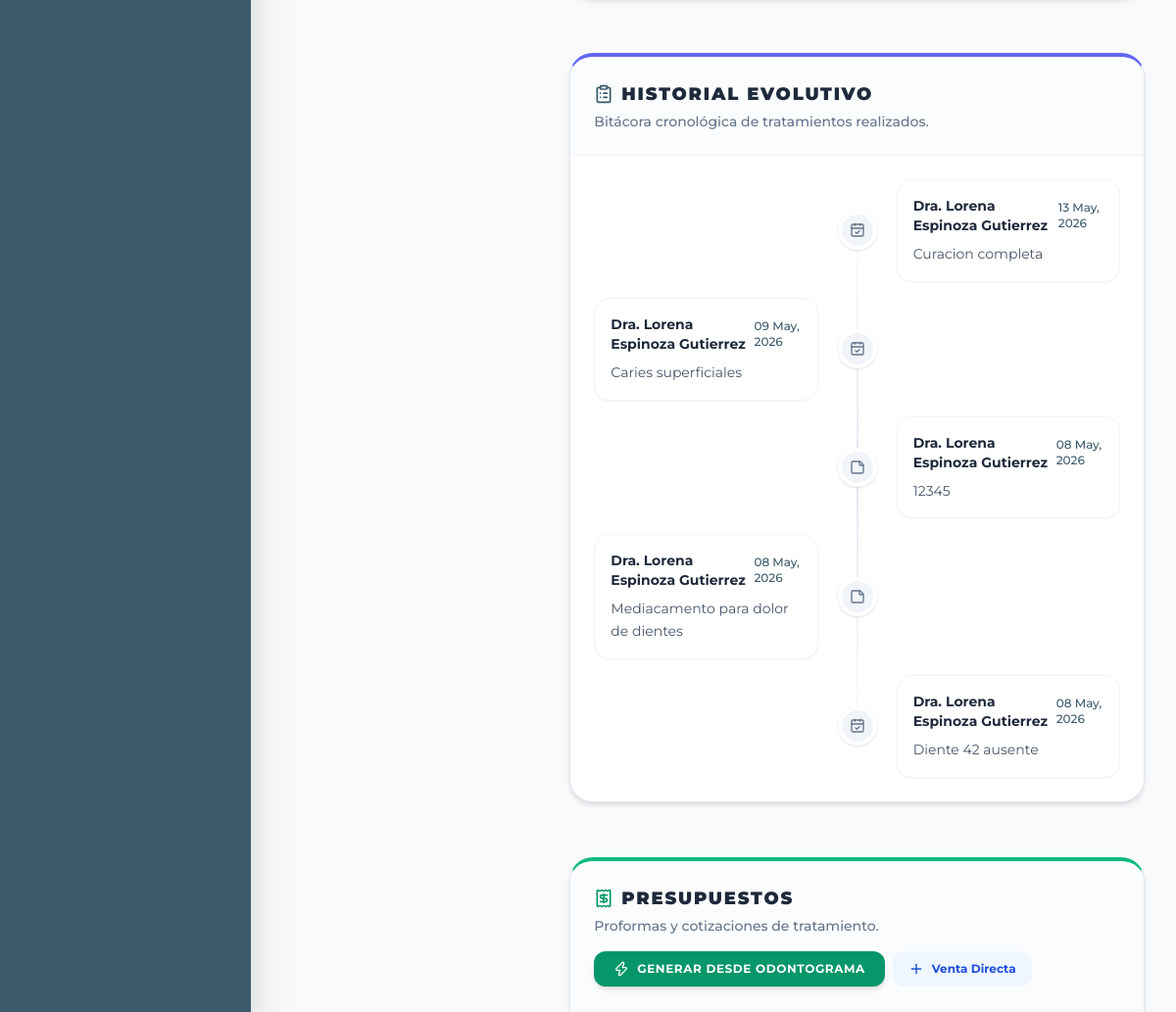
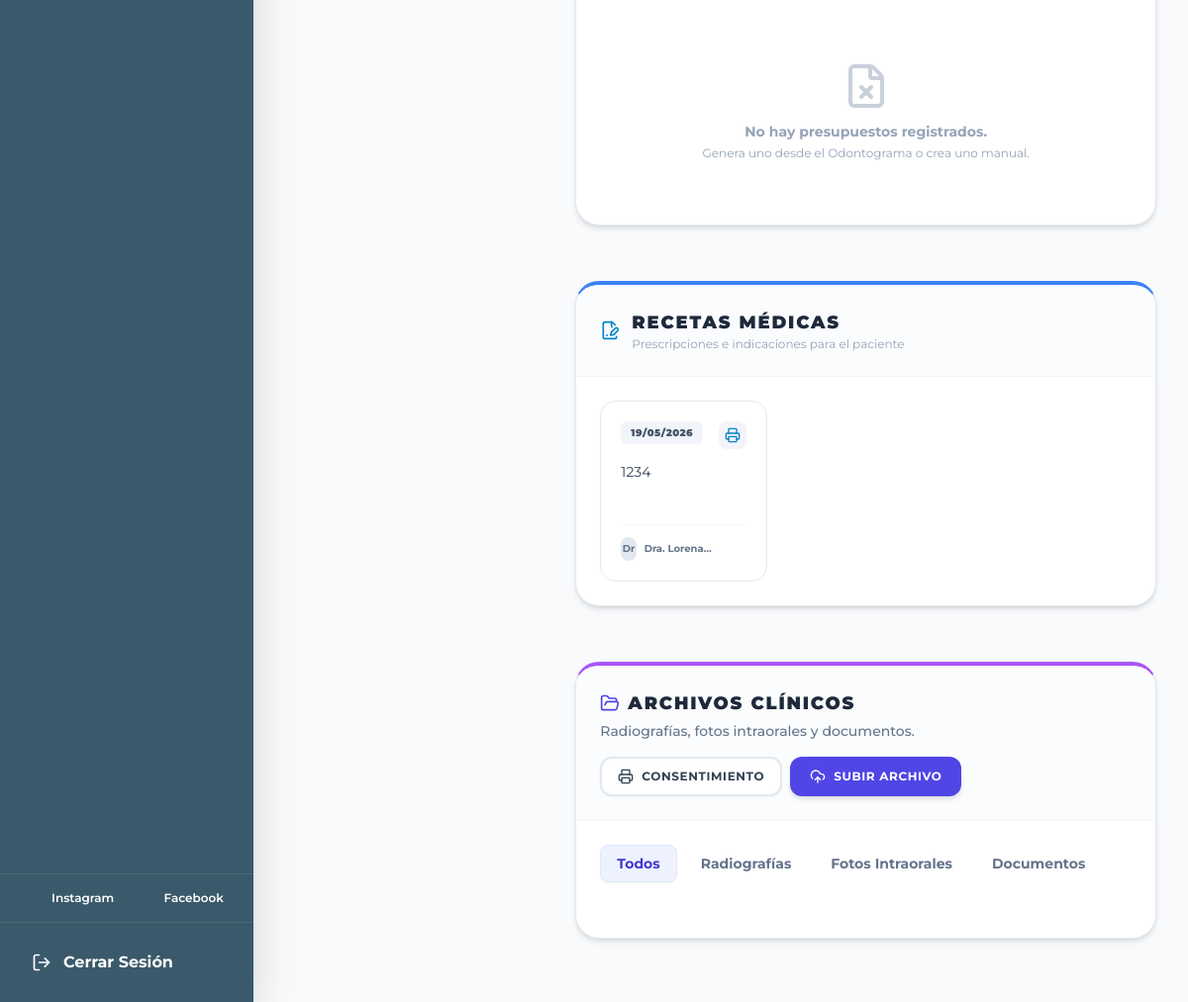
Before: /paciente_detalle.php?id=1 (signed in, lower part) with the older database file (2 pictures, top to bottom).
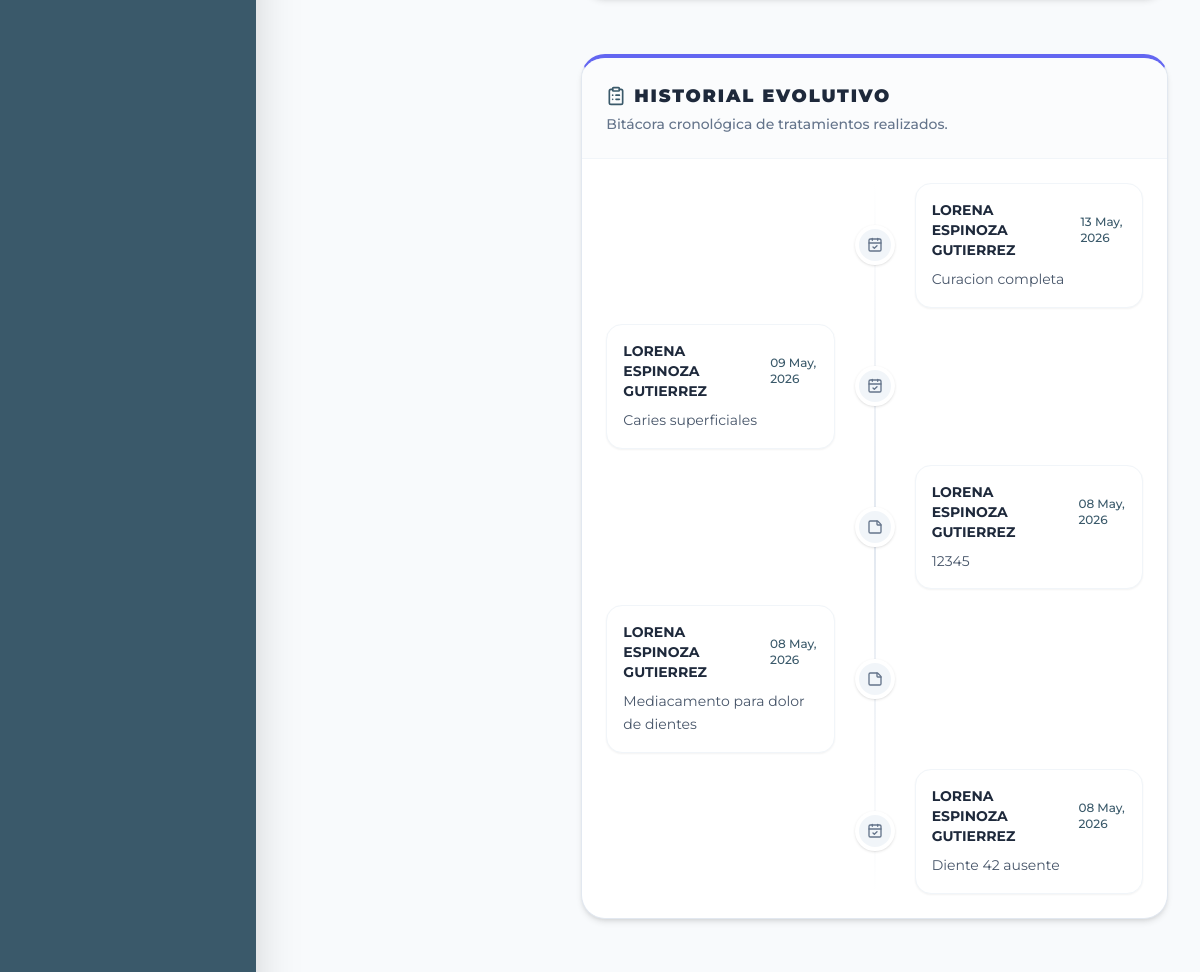
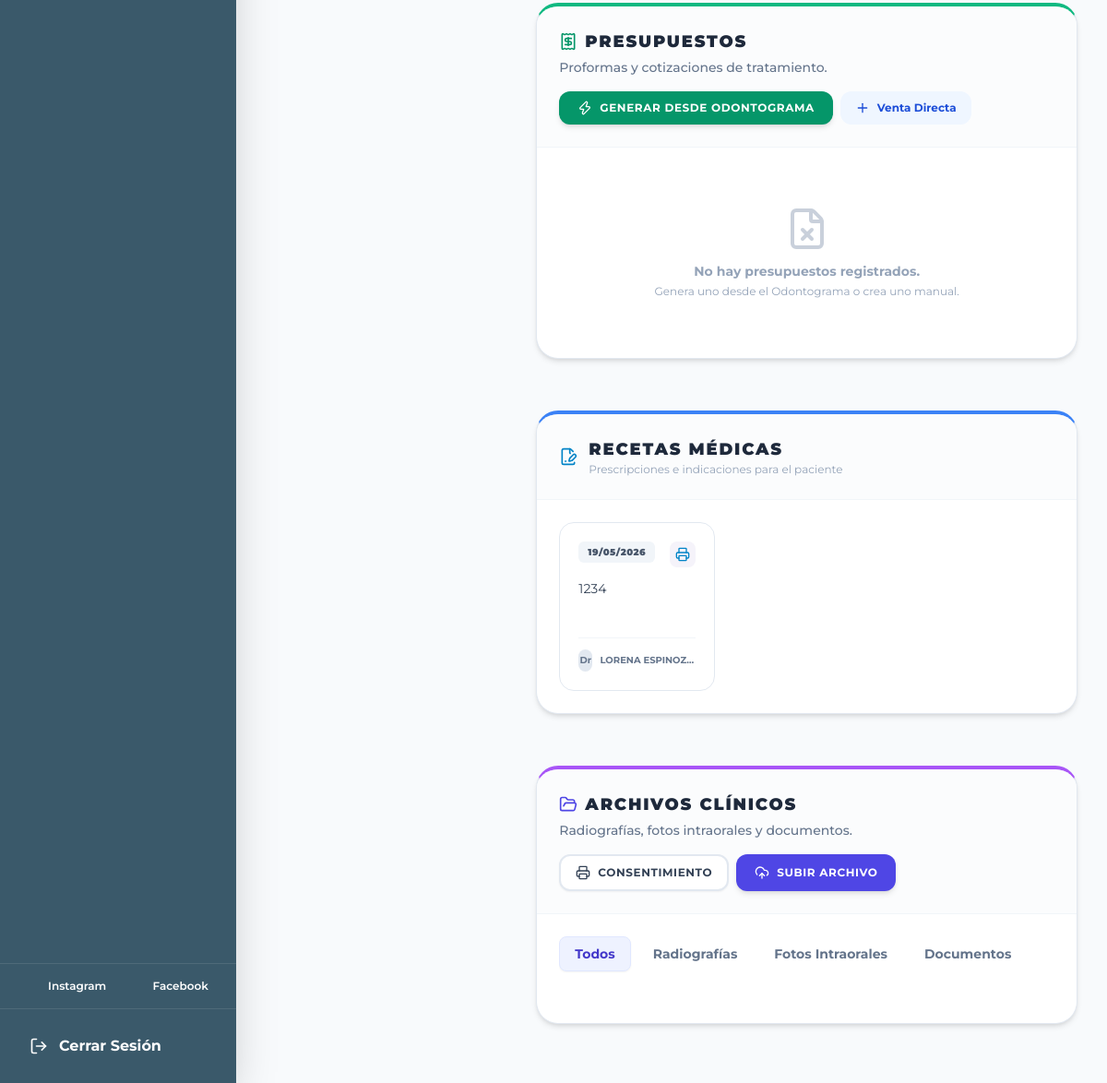
After: the same page with the newer database file (2 pictures, top to bottom).
### tables this page shows
CREATE TABLE `historial_evolutivo` (
  `id` int(11) NOT NULL AUTO_INCREMENT,
  `paciente_id` int(11) NOT NULL,
  `cita_id` int(11) DEFAULT NULL,
  `descripcion` text NOT NULL,
  `doctor_id` int(11) DEFAULT NULL,
  `fecha` timestamp NOT NULL DEFAULT CURRENT_TIMESTAMP,
  PRIMARY KEY (`id`),
  KEY `paciente_id` (`paciente_id`),
  KEY `cita_id` (`cita_id`),
  KEY `doctor_id` (`doctor_id`),
  CONSTRAINT `historial_evolutivo_ibfk_1` FOREIGN KEY (`paciente_id`) REFERENCES `pacientes` (`id`) ON DELETE CASCADE,
  CONSTRAINT `historial_evolutivo_ibfk_2` FOREIGN KEY (`cita_id`) REFERENCES `citas` (`id`) ON DELETE SET NULL,
  CONSTRAINT `historial_evolutivo_ibfk_3` FOREIGN KEY (`doctor_id`) REFERENCES `usuarios` (`id`) ON DELETE SET NULL
);

CREATE TABLE `usuarios` (
  `id` int(11) NOT NULL AUTO_INCREMENT,
  `nombre` varchar(100) NOT NULL,
  `usuario` varchar(50) NOT NULL,
  `password` varchar(255) NOT NULL,
  `rol` enum('Admin','Recepcionista','Dentista') DEFAULT 'Dentista',
  `fecha_registro` timestamp NOT NULL DEFAULT CURRENT_TIMESTAMP,
  `colegiatura` varchar(50) DEFAULT NULL,
  `estado_activo` tinyint(1) DEFAULT '1',
  `intentos_fallidos` int(11) DEFAULT '0',
  `bloqueado_hasta` datetime DEFAULT NULL,
  PRIMARY KEY (`id`),
  UNIQUE KEY `usuario` (`usuario`)
);

CREATE TABLE `recetas` (
  `id` int(11) NOT NULL AUTO_INCREMENT,
  `paciente_id` int(11) NOT NULL,
  `doctor_id` int(11) NOT NULL,
  `fecha` timestamp NOT NULL DEFAULT CURRENT_TIMESTAMP,
  `diagnostico` varchar(255) DEFAULT '',
  `contenido` text NOT NULL,
  PRIMARY KEY (`id`),
  KEY `paciente_id` (`paciente_id`),
  KEY `doctor_id` (`doctor_id`),
  CONSTRAINT `recetas_ibfk_1` FOREIGN KEY (`paciente_id`) REFERENCES `pacientes` (`id`) ON DELETE CASCADE,
  CONSTRAINT `recetas_ibfk_2` FOREIGN KEY (`doctor_id`) REFERENCES `usuarios` (`id`) ON DELETE CASCADE
);

### controllers/EvolucionController.php (called while the page is built, shortened)
<?php
require_once 'config/conexion.php';
require_once 'models/Evolucion.php';
class EvolucionController {
    private $evolucionModel;
    public function __construct() {
        global $conn;
        $this->evolucionModel = new Evolucion($conn);
    }
    public function getByPaciente($paciente_id) {
        return $this->evolucionModel->getByPaciente($paciente_id);
    }
}
?>

### models/Evolucion.php (called while the page is built, shortened)
<?php
class Evolucion {
    private $conn;
    public function __construct($db) {
        $this->conn = $db;
    }
    public function getByPaciente($paciente_id) {
        $sql = "SELECT e.*, u.nombre as doctor_nombre
                FROM historial_evolutivo e
                LEFT JOIN usuarios u ON e.doctor_id = u.id
                WHERE e.paciente_id = ?
                ORDER BY e.fecha DESC";
        $stmt = $this->conn->prepare($sql);
        $stmt->bind_param("i", $paciente_id);
        $stmt->execute();
        $result = $stmt->get_result();
        $historial = [];
        while($row = $result->fetch_assoc()) {
            $historial[] = $row;
        }
        return $historial;
    }
}
?>

### paciente_detalle.php (the view, shortened to what the rows shown need)
<?php
require_once 'controllers/OdontogramaController.php';
require_once 'controllers/EvolucionController.php';
$evolucionCtrl = new EvolucionController();
$historial_evolutivo = $evolucionCtrl->getByPaciente($paciente_id);
?>
<!DOCTYPE html>
<html lang="es">
<head>
    <script src="https://cdn.tailwindcss.com"></script>
    <link href="https://cdn.jsdelivr.net/npm/tom-select@2.2.2/dist/css/tom-select.css" rel="stylesheet">
</head>
<body class="flex h-screen">
    <main class="flex-1 flex flex-col min-w-0 overflow-hidden bg-slate-50">
        <div id="pacienteDetalleScrollContainer" class="flex-1 overflow-y-auto pb-4 px-4 md:pb-8 md:px-8 pt-0 md:pt-0 relative">
            <div class="flex flex-col lg:flex-row gap-8">
                <div class="w-full lg:w-2/3 xl:w-3/4 flex flex-col gap-6 pt-4 md:pt-8">
                    <div id="historial_evolutivo" class="bg-white rounded-3xl shadow-md border border-slate-200 border-t-4 border-t-indigo-500 overflow-hidden mb-8">
                        <div class="p-6">
                            <div class="space-y-4 relative before:absolute before:inset-0 before:ml-5 before:-translate-x-px md:before:mx-auto md:before:translate-x-0 before:h-full before:w-0.5 before:bg-gradient-to-b before:from-transparent before:via-slate-200 before:to-transparent">
                                <?php if(empty($historial_evolutivo)): ?>
                                    <div class="text-center py-8 text-slate-400 font-medium text-sm">
                                        No hay registros evolutivos previos para este paciente.
                                    </div>
                                <?php else: ?>
                                    <?php foreach($historial_evolutivo as $nota): ?>
                                    <div class="relative flex items-center justify-between md:justify-normal md:odd:flex-row-reverse group is-active">
                                        <div class="flex items-center justify-center w-10 h-10 rounded-full border-4 border-white bg-slate-100 text-slate-500 shadow shrink-0 md:order-1 md:group-odd:-translate-x-1/2 md:group-even:translate-x-1/2">
                                            <i data-lucide="<?php echo $nota['cita_id'] ? 'calendar-check' : 'sticky-note'; ?>" class="w-4 h-4"></i>
                                        </div>
                                        <div class="w-[calc(100%-4rem)] md:w-[calc(50%-2.5rem)] p-4 rounded-2xl border border-slate-100 bg-white shadow-sm hover:shadow-md transition">
                                            <div class="flex items-center justify-between space-x-2 mb-1">
                                                <div class="font-bold text-slate-800 text-sm"><?php echo htmlspecialchars($nota['doctor_nombre'] ?? 'Dr. General'); ?></div>
                                                <time class="font-medium text-brand text-xs"><?php echo date('d M, Y', strtotime($nota['fecha'])); ?></time>
                                            </div>
                                            <div class="text-slate-600 text-sm leading-relaxed mt-2"><?php echo nl2br(htmlspecialchars($nota['descripcion'])); ?></div>
                                        </div>
                                    </div>
                                    <?php endforeach; ?>
                                <?php endif; ?>
                            </div>
                        </div>
                    </div>
                    <?php
                    $stmt_recetas = $conn->prepare("SELECT r.*, u.nombre as doctor_nombre, u.colegiatura FROM recetas r JOIN usuarios u ON r.doctor_id = u.id WHERE r.paciente_id = ? ORDER BY r.fecha DESC");
                    if ($stmt_recetas) {
                        $stmt_recetas->bind_param('i', $paciente_id);
                        $stmt_recetas->execute();
                        $recetas = $stmt_recetas->get_result()->fetch_all(MYSQLI_ASSOC);
                    } else { $recetas = []; }
                    ?>
                    <div id="seccion_recetas" class="bg-white rounded-3xl shadow-md border border-slate-200 border-t-4 border-t-blue-500 overflow-hidden mb-8">
                        <div class="p-6">
                            <?php if (empty($recetas)): ?>
                            <div class="text-center py-10">
                                <i data-lucide="file-text" class="w-12 h-12 text-slate-200 mx-auto mb-3"></i>
                                <p class="text-slate-400 font-medium">No hay recetas registradas.</p>
                            </div>
                            <?php else: ?>
                            <div class="grid grid-cols-1 md:grid-cols-2 lg:grid-cols-3 gap-4">
                                <?php foreach ($recetas as $receta): ?>
                                <div class="bg-white border border-slate-200 rounded-2xl p-5 hover:shadow-md transition group relative overflow-hidden">
                                    <div class="flex justify-between items-start mb-3">
                                        <div class="bg-slate-100 text-slate-600 text-[10px] font-black px-2.5 py-1 rounded-md uppercase tracking-wider">
                                            <?php echo date('d/m/Y', strtotime($receta['fecha'])); ?>
                                        </div>
                                        <div class="flex gap-1">
                                            <button onclick="imprimirReceta(<?php echo $receta['id']; ?>)" class="text-sky-600 bg-teal-50 p-1.5 rounded-lg hover:bg-teal-200 hover:text-teal-700 transition" title="Imprimir">
                                                <i data-lucide="printer" class="w-4 h-4"></i>
                                            </button>
                                        </div>
                                    </div>
                                    <div class="text-sm text-slate-700 line-clamp-3 mb-4 min-h-[3rem] whitespace-pre-wrap leading-relaxed"><?php echo htmlspecialchars($receta['contenido']); ?></div>
                                    <div class="flex items-center gap-2 pt-3 border-t border-slate-100">
                                        <div class="w-6 h-6 rounded-full bg-slate-200 flex items-center justify-center text-[10px] font-bold text-slate-500">Dr</div>
                                        <p class="text-[10px] font-bold text-slate-500 line-clamp-1"><?php echo htmlspecialchars($receta['doctor_nombre']); ?></p>
                                    </div>
                                </div>
                                <?php endforeach; ?>
                            </div>
                            <?php endif; ?>
                        </div>
                    </div>
                </div>
            </div>
        </div>
    </main>
</body>
</html>

Changed rows visible on the page:
changed through a linked row, historial_evolutivo "Curacion completa": doctor.nombre "Dra. Lorena Espinoza Gutierrez" → "LORENA ESPINOZA GUTIERREZ"
changed through a linked row, historial_evolutivo "Caries superficiales": doctor.nombre "Dra. Lorena Espinoza Gutierrez" → "LORENA ESPINOZA GUTIERREZ"
changed through a linked row, historial_evolutivo (number 3 of 5 on the later page): doctor.nombre "Dra. Lorena Espinoza Gutierrez" → "LORENA ESPINOZA GUTIERREZ"
changed through a linked row, historial_evolutivo "Mediacamento para dolor de dientes": doctor.nombre "Dra. Lorena Espinoza Gutierrez" → "LORENA ESPINOZA GUTIERREZ"
changed through a linked row, historial_evolutivo "Diente 42 ausente": doctor.nombre "Dra. Lorena Espinoza Gutierrez" → "LORENA ESPINOZA GUTIERREZ"
changed through a linked row, recetas: doctor.nombre "Dra.…" → "LORENA…"
